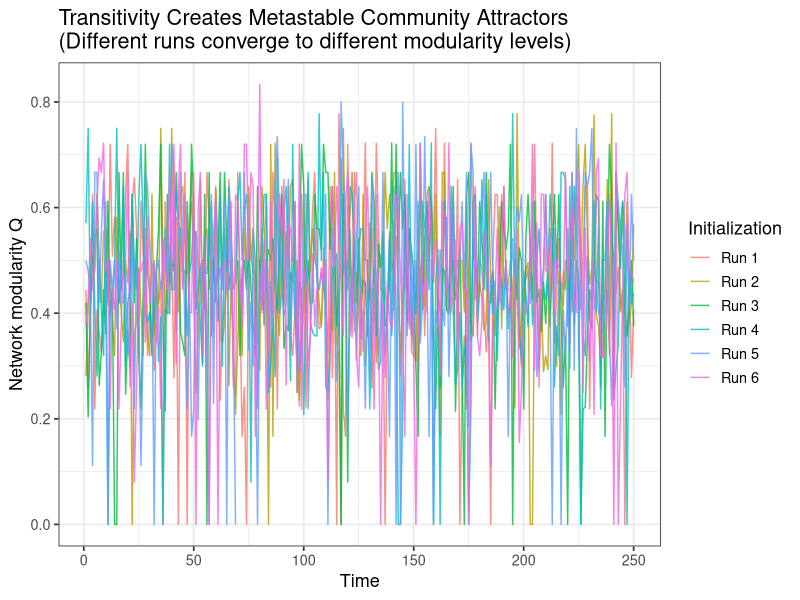
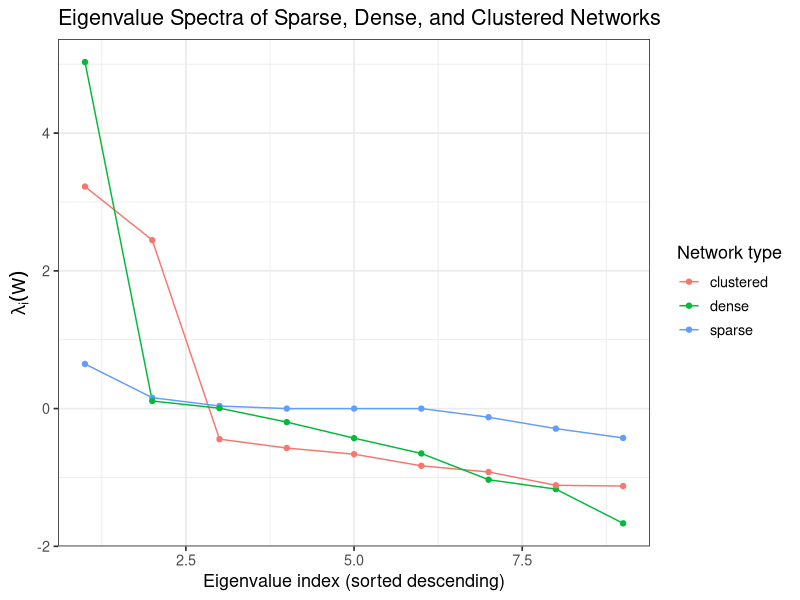
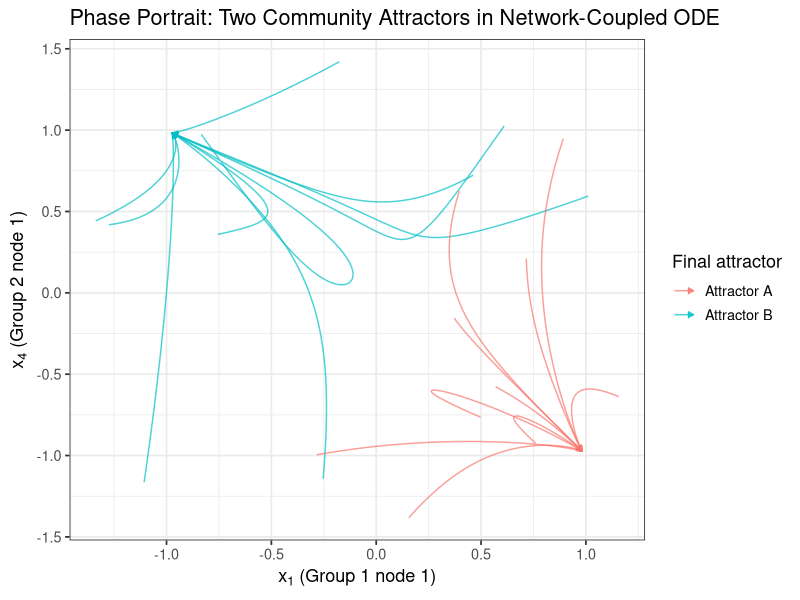
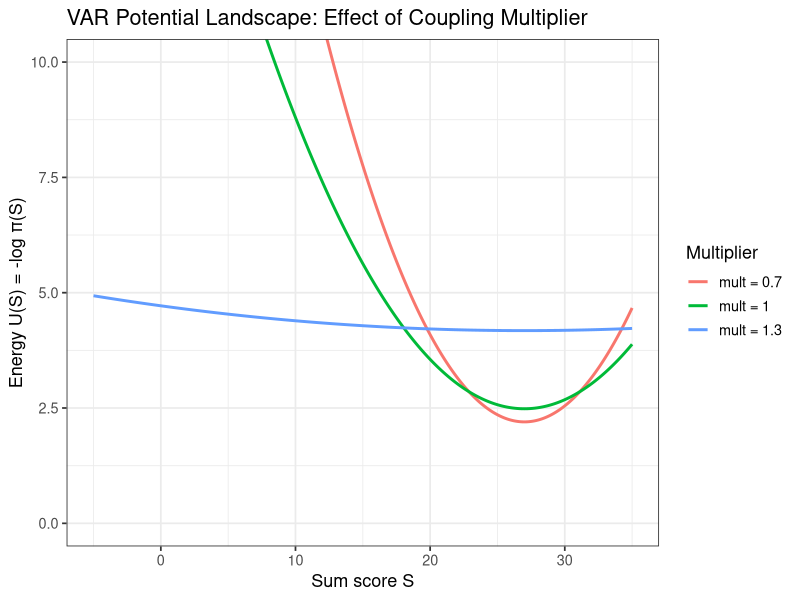
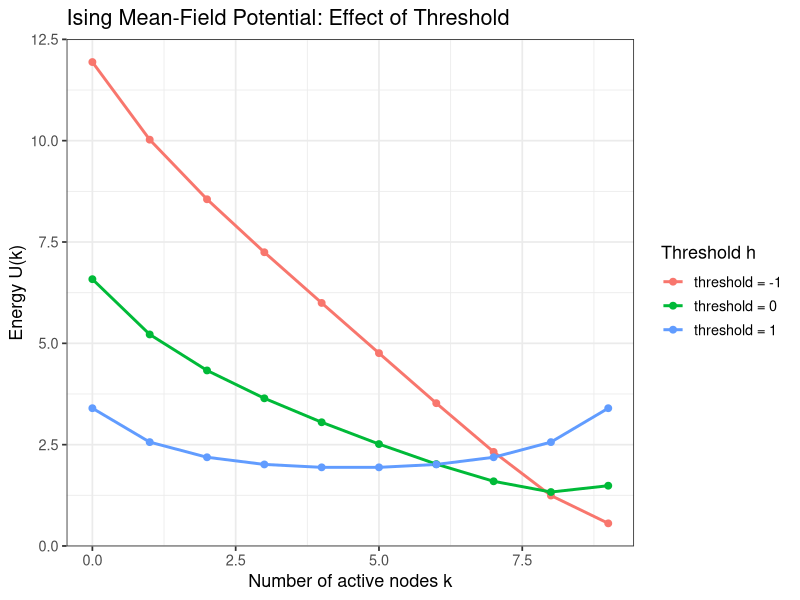

The R source for these figures, in order:
## ---- chunk 1

## ---- chunk 2

## ---- chunk 3

## ---- chunk 4

## ---- chunk 5
# ============================================================
# Section 6: Transitivity-driven metastable community attractors
# ============================================================
library(igraph)
library(ggplot2)

set.seed(7)
N         <- 12
T         <- 250
n_rep     <- 6    # different random initializations
c_param   <- 0.5  # transitivity strength
a0        <- -2.5
b1        <- 1.0

sigmoid <- function(z) 1 / (1 + exp(-z))

simulate_one <- function(rep_id) {
  X <- matrix(0, N, N)
  X[upper.tri(X)] <- rbinom(N*(N-1)/2, 1, 0.15)
  X <- X + t(X)

  modularity_ts <- numeric(T)
  density_ts    <- numeric(T)

  for (t in seq_len(T)) {
    U   <- X %*% X
    p   <- sigmoid(a0 + b1 * X + c_param * U)
    X_new <- X
    for (i in 1:(N-1)) for (j in (i+1):N) {
      X_new[i,j] <- X_new[j,i] <- rbinom(1, 1, p[i,j])
    }
    X <- X_new

    g <- graph_from_adjacency_matrix(X, mode = "undirected")
    cm <- cluster_fast_greedy(g)
    modularity_ts[t] <- modularity(cm)
    density_ts[t]    <- edge_density(g)
  }

  data.frame(time = 1:T, modularity = modularity_ts,
             density = density_ts, rep = paste0("Run ", rep_id))
}

all_runs <- do.call(rbind, lapply(1:n_rep, simulate_one))

ggplot(all_runs, aes(x = time, y = modularity, colour = rep)) +
  geom_line(alpha = 0.8) +
  labs(title = "Transitivity Creates Metastable Community Attractors\n(Different runs converge to different modularity levels)",
       x = "Time", y = "Network modularity Q", colour = "Initialization") +
  theme_bw(base_size = 13)
## ---- chunk 6
# ============================================================
# Section 7: Spectral structure and attractor geometry
# ============================================================
library(ggplot2)
library(reshape2)

set.seed(99)
N <- 9  # same size as Kendler / Hoekstra Ising model

# Build three weight matrices: sparse, dense, clustered
make_W <- function(type) {
  W <- matrix(0, N, N)
  if (type == "sparse") {
    W[upper.tri(W)] <- runif(N*(N-1)/2, 0, 0.3) * rbinom(N*(N-1)/2, 1, 0.3)
  } else if (type == "dense") {
    W[upper.tri(W)] <- runif(N*(N-1)/2, 0.3, 1.0)
  } else if (type == "clustered") {
    # Two groups of 4 and 5 with strong within, weak between
    groups <- list(1:4, 5:9)
    for (g in groups)
      for (i in g) for (j in g)
        if (i < j) W[i,j] <- runif(1, 0.5, 1.0)
    for (i in 1:4) for (j in 5:9)
      if (i < j) W[i,j] <- runif(1, 0, 0.1)
  }
  W <- W + t(W); diag(W) <- 0; W
}

# Hopfield energy over all 2^N states (only feasible for small N)
hopfield_energy <- function(s, W, theta) {
  -0.5 * t(s) %*% W %*% s + sum(theta * s)
}

states      <- as.matrix(expand.grid(rep(list(c(-1, 1)), N)))
theta_vec   <- rep(0, N)

plot_data <- do.call(rbind, lapply(c("sparse","dense","clustered"), function(tp) {
  W <- make_W(tp)
  eigs <- sort(eigen(W, symmetric = TRUE, only.values = TRUE)$values, decreasing = TRUE)
  energies <- apply(states, 1, hopfield_energy, W = W, theta = theta_vec)
  n_local_min <- sum(sapply(seq_len(nrow(states)), function(i) {
    s <- states[i, ]
    all_nbrs <- sapply(1:N, function(k) {
      s_nbr <- s; s_nbr[k] <- -s_nbr[k]; hopfield_energy(s_nbr, W, theta_vec)
    })
    energies[i] < min(all_nbrs)
  }))
  data.frame(type = tp, max_eig = eigs[1], n_attractors = n_local_min,
             spectral_gap = eigs[1] - eigs[2])
}))

print(plot_data)

# Eigenvalue spectra visualization
eig_data <- do.call(rbind, lapply(c("sparse","dense","clustered"), function(tp) {
  W <- make_W(tp)
  eigs <- sort(eigen(W, symmetric = TRUE, only.values = TRUE)$values, decreasing = TRUE)
  data.frame(type = tp, index = seq_along(eigs), eigenvalue = eigs)
}))

ggplot(eig_data, aes(x = index, y = eigenvalue, colour = type, group = type)) +
  geom_line() + geom_point() +
  labs(title = "Eigenvalue Spectra of Sparse, Dense, and Clustered Networks",
       x = "Eigenvalue index (sorted descending)",
       y = expression(lambda[i](W)), colour = "Network type") +
  theme_bw(base_size = 13)
## ---- chunk 7
# ============================================================
# Section 8: Continuous-time network-coupled ODE simulation
# ============================================================
library(deSolve)
library(ggplot2)

# Wilson-Cowan / Hopfield-type continuous system:
# dx_i/dt = -x_i + tanh(sum_j W_ij x_j + theta_i)

N <- 6
set.seed(2024)

# Coupling matrix: two antagonistic communities (positive within, negative between)
W <- matrix(0, N, N)
W[1:3, 1:3] <- matrix(c(0, 0.8, 0.6, 0.8, 0, 0.7, 0.6, 0.7, 0), 3, 3)
W[4:6, 4:6] <- matrix(c(0, 0.9, 0.5, 0.9, 0, 0.8, 0.5, 0.8, 0), 3, 3)
W[1:3, 4:6] <- -0.3  # weak inhibitory coupling between groups
W[4:6, 1:3] <- -0.3
theta <- rep(0.1, N)

network_ode <- function(t, state, parms) {
  x   <- state
  W   <- parms$W
  th  <- parms$theta
  dxdt <- -x + tanh(W %*% x + th)
  list(dxdt)
}

# Simulate from multiple initial conditions to reveal basins
n_init <- 20
times  <- seq(0, 15, by = 0.05)

traj_data <- do.call(rbind, lapply(seq_len(n_init), function(k) {
  x0  <- runif(N, -1.5, 1.5)
  out <- ode(y = x0, times = times, func = network_ode,
             parms = list(W = W, theta = theta), method = "lsoda")
  end_state <- out[nrow(out), 2:(N+1)]
  cluster   <- ifelse(mean(end_state[1:3]) > mean(end_state[4:6]), "Attractor A", "Attractor B")
  data.frame(time = times,
             x1   = out[, 2],
             x4   = out[, 5],
             init = k, attractor = cluster)
}))

ggplot(traj_data, aes(x = x1, y = x4, group = init, colour = attractor)) +
  geom_path(alpha = 0.7, arrow = arrow(length = unit(0.15,"cm"), ends = "last", type = "closed")) +
  labs(title = "Phase Portrait: Two Community Attractors in Network-Coupled ODE",
       x = expression(x[1] ~ "(Group 1 node 1)"),
       y = expression(x[4] ~ "(Group 2 node 1)"),
       colour = "Final attractor") +
  theme_bw(base_size = 13)
## ---- chunk 8
# ============================================================
# Section 9: Unified potential landscape — Ising and VAR side by side
# ============================================================
library(ggplot2)

# ---- Part A: VAR potential landscape ----
N       <- 9
set.seed(123)

# VAR coefficient matrix (mirroring 240916_VARpotentials.R logic)
Beta       <- matrix(sample(0:1, N^2, TRUE), N, N) * matrix(runif(N^2, 0.1, 0.2), N, N)
diag(Beta) <- runif(N, 0.2, 0.4)
Sigma_eps  <- diag(N)   # identity innovation covariance for simplicity

# Implied stationary covariance via discrete Lyapunov equation
# vec(Sigma) = (I - B⊗B)^{-1} vec(Sigma_eps)
vec_Sigma <- solve(diag(N^2) - kronecker(Beta, Beta), c(Sigma_eps))
Sigma_inf <- matrix(vec_Sigma, N, N)

var_potentials <- do.call(rbind, lapply(c(0.7, 1.0, 1.3), function(mult) {
  B_m     <- Beta * mult
  mu_sum  <- sum(rep(3, N))                              # mean sum score
  vec_S   <- solve(diag(N^2) - kronecker(B_m, B_m), c(Sigma_eps))
  Sig_m   <- matrix(vec_S, N, N)
  sd_sum  <- sqrt(sum(Sig_m))                            # sd of sum score

  x_vals  <- seq(-5, 35, length.out = 500)
  U_vals  <- -dnorm(x_vals, mean = mu_sum, sd = sd_sum, log = TRUE)
  data.frame(x = x_vals, U = U_vals, mult = paste0("mult = ", mult),
             model = "VAR")
}))

# ---- Part B: Ising-type potential (approximated via mean-field) ----
# For 9 nodes: U(k) = -log P(k active) from binomial mean-field
ising_potentials <- do.call(rbind, lapply(c(-1.0, 0.0, 1.0), function(h) {
  k_vals <- 0:9
  # Mean-field: p(k active) ~ Binomial(9, sigmoid(h + w*k/9))
  # Use self-consistent field approximation
  w <- 2.0
  psi <- sapply(k_vals, function(k) {
    p <- sigmoid(-h + w * k / 9)
    dbinom(k, 9, p) + 1e-10
  })
  psi <- psi / sum(psi)
  data.frame(x = k_vals, U = -log(psi), mult = paste0("threshold = ", h),
             model = "Ising")
}))

# ---- Combined plot ----
all_potentials <- rbind(var_potentials, ising_potentials)

ggplot(var_potentials, aes(x = x, y = U, colour = mult)) +
  geom_line(size = 1) +
  coord_cartesian(ylim = c(0, 10)) +
  labs(title = "VAR Potential Landscape: Effect of Coupling Multiplier",
       x = "Sum score S", y = "Energy U(S) = -log π(S)", colour = "Multiplier") +
  theme_bw(base_size = 13)

ggplot(ising_potentials, aes(x = x, y = U, colour = mult)) +
  geom_line(size = 1) + geom_point(size = 2) +
  labs(title = "Ising Mean-Field Potential: Effect of Threshold",
       x = "Number of active nodes k", y = "Energy U(k)", colour = "Threshold h") +
  theme_bw(base_size = 13)
